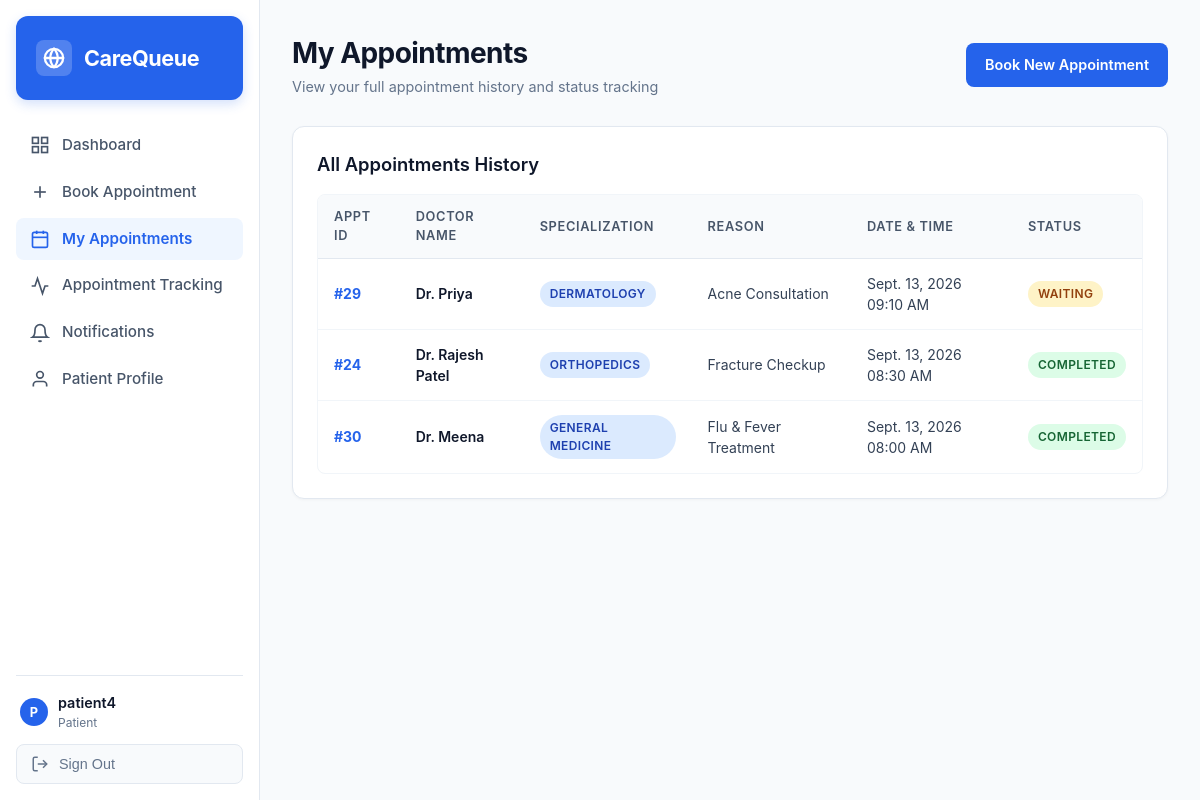
The app's page /patient/appointments/ (signed in), older data.
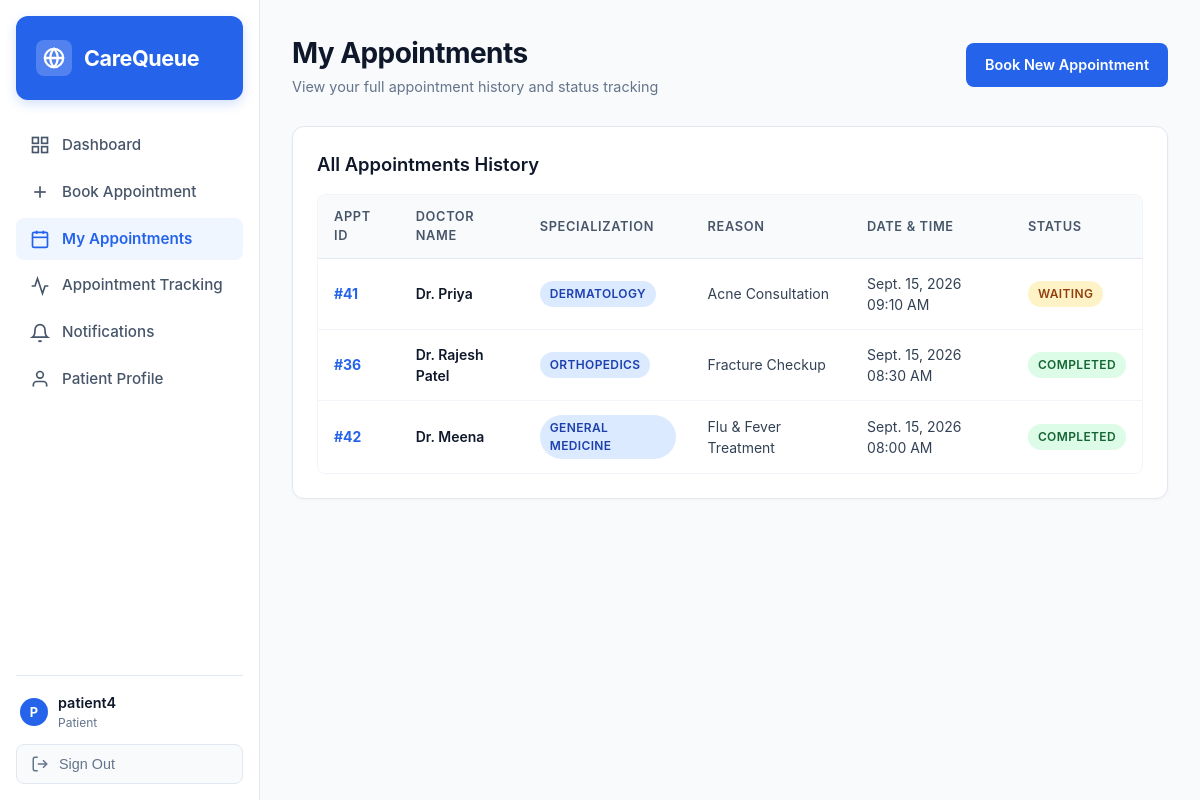
The same page, newer data.
### appointments/models.py (models this page shows, shortened)
class Appointment(models.Model):
    STATUS_CHOICES = [
        ('WAITING', 'Waiting'),
        ('ONGOING', 'Ongoing'),
        ('COMPLETED', 'Completed'),
        ('CANCELLED', 'Cancelled'),
    ]
    PRIORITY_CHOICES = [
        ('NORMAL', 'Normal'),
        ('EMERGENCY', 'Emergency'),
    ]
    patient = models.ForeignKey(User, on_delete=models.CASCADE, related_name='appointments')
    doctor = models.ForeignKey(Doctor, on_delete=models.CASCADE, related_name='doctor_appointments')
    appointment_date = models.DateField()
    appointment_time = models.TimeField()
    reason = models.TextField(blank=True, null=True)
    token_number = models.CharField(max_length=20, blank=True, null=True)
    status = models.CharField(max_length=20, choices=STATUS_CHOICES, default='WAITING')
    priority = models.CharField(max_length=20, choices=PRIORITY_CHOICES, default='NORMAL')
    expected_time = models.TimeField(null=True, blank=True)
    delay_minutes = models.IntegerField(default=0)
    created_at = models.DateTimeField(auto_now_add=True)
    completed_at = models.DateTimeField(null=True, blank=True)
    @property
    def display_id(self):
        return f"#{self.id}"

class Doctor(models.Model):
    user = models.OneToOneField(User, on_delete=models.SET_NULL, null=True, blank=True, related_name='doctor')
    name = models.CharField(max_length=100)
    specialization = models.CharField(max_length=100)
    average_consultation_minutes = models.IntegerField(default=10)
    available = models.BooleanField(default=True)
    available_days = models.CharField(max_length=100, default='Mon - Sat')
    available_times = models.CharField(max_length=100, default='09:00 AM - 05:00 PM')

### appointments/views.py (the view)
    @login_required
    def _wrapped(request, *args, **kwargs):
        if is_receptionist_user(request.user):
            return redirect('receptionist_dashboard')
        return view_func(request, *args, **kwargs)

### templates/patient_appointments.html
{% extends 'base.html' %}
{% block content %}
<div class="header-bar">
    <div class="header-title">
        <h1>My Appointments</h1>
        <p>View your full appointment history and status tracking</p>
    </div>
    <a href="{% url 'patient_book' %}" class="btn btn-primary">Book New Appointment</a>
</div>
<div class="card">
    <h3>All Appointments History</h3>
    <div class="table-container">
        <table class="table">
            <thead>
                <tr>
                    <th>Appt ID</th>
                    <th>Doctor Name</th>
                    <th>Specialization</th>
                    <th>Reason</th>
                    <th>Date & Time</th>
                    <th>Status</th>
                </tr>
            </thead>
            <tbody>
                {% for a in all_appts %}
                <tr>
                    <td style="font-weight: 700; color: #2563eb;">{{ a.display_id }}</td>
                    <td style="font-weight: 600; color: #0f172a;">Dr. {{ a.doctor.name }}</td>
                    <td><span class="badge status-confirmed">{{ a.doctor.specialization }}</span></td>
                    <td>{{ a.reason|default:"General Consultation" }}</td>
                    <td>{{ a.appointment_date }} {{ a.appointment_time|time:"h:i A" }}</td>
                    <td><span class="badge status-{{ a.status|lower }}">{{ a.status }}</span></td>
                </tr>
                {% empty %}
                <tr><td colspan="6" class="text-muted" style="text-align: center; padding: 24px;">No appointments found.</td></tr>
                {% endfor %}
            </tbody>
        </table>
    </div>
</div>
{% endblock %}

### templates/base.html (shortened to what this page needs)
<!DOCTYPE html>
<html lang="en">
<head>
    <link rel="stylesheet" href="/static/css/style.css">
</head>
<body>
    <div class="app-container">
        <aside class="sidebar">
            <div class="brand-card">
                <div class="brand-icon">
                    <svg width="22" height="22" viewBox="0 0 24 24" fill="none" stroke="currentColor" stroke-width="2.5" stroke-linecap="round" stroke-linejoin="round">
                        <circle cx="12" cy="12" r="10"></circle>
                        <path d="M12 2a14.5 14.5 0 0 0 0 20 14.5 14.5 0 0 0 0-20"></path>
                        <path d="M2 12h20"></path>
                    </svg>
                </div>
                <a href="{% url 'home' %}" class="brand-title">CareQueue</a>
            </div>
            <ul class="nav-menu">
                {% if user.is_authenticated %}
                    {% if user.is_staff or user.username == 'receptionist' or user.profile.user_type == 'RECEPTIONIST' %}
                        <li class="nav-item {% if request.resolver_match.url_name == 'receptionist_dashboard' %}active{% endif %}">
                            <a href="{% url 'receptionist_dashboard' %}">
                                <svg viewBox="0 0 24 24" fill="none" stroke="currentColor"><rect x="3" y="3" width="7" height="7"></rect><rect x="14" y="3" width="7" height="7"></rect><rect x="14" y="14" width="7" height="7"></rect><rect x="3" y="14" width="7" height="7"></rect></svg>
                                <span>Dashboard</span>
                            </a>
                        </li>
                        <li class="nav-item {% if request.resolver_match.url_name == 'receptionist_appointments' %}active{% endif %}">
                            <a href="{% url 'receptionist_appointments' %}">
                                <svg viewBox="0 0 24 24" fill="none" stroke="currentColor"><rect x="3" y="4" width="18" height="18" rx="2" ry="2"></rect><line x1="16" y1="2" x2="16" y2="6"></line><line x1="8" y1="2" x2="8" y2="6"></line><line x1="3" y1="10" x2="21" y2="10"></line></svg>
                                <span>Appointments</span>
                            </a>
                        </li>
                        <li class="nav-item {% if request.resolver_match.url_name == 'receptionist_queue' %}active{% endif %}">
                            <a href="{% url 'receptionist_queue' %}">
                                <svg viewBox="0 0 24 24" fill="none" stroke="currentColor"><path d="M10.29 3.86L1.82 18a2 2 0 0 0 1.71 3h16.94a2 2 0 0 0 1.71-3L13.71 3.86a2 2 0 0 0-3.42 0z"></path><line x1="12" y1="9" x2="12" y2="13"></line><line x1="12" y1="17" x2="12.01" y2="17"></line></svg>
                                <span>Live Queue & Emergency</span>
                            </a>
                        </li>
                        <li class="nav-item {% if request.resolver_match.url_name == 'receptionist_delay' %}active{% endif %}">
                            <a href="{% url 'receptionist_delay' %}">
                                <svg viewBox="0 0 24 24" fill="none" stroke="currentColor"><circle cx="12" cy="12" r="10"></circle><polyline points="12 6 12 12 16 14"></polyline></svg>
                                <span>Delay & Notifications</span>
                            </a>
                        </li>
                        <li class="nav-item {% if request.resolver_match.url_name == 'receptionist_management' %}active{% endif %}">
                            <a href="{% url 'receptionist_management' %}">
                                <svg viewBox="0 0 24 24" fill="none" stroke="currentColor"><path d="M17 21v-2a4 4 0 0 0-4-4H5a4 4 0 0 0-4 4v2"></path><circle cx="9" cy="7" r="4"></circle><path d="M23 21v-2a4 4 0 0 0-3-3.87"></path><path d="M16 3.13a4 4 0 0 1 0 7.75"></path></svg>
                                <span>Management / Profile</span>
                            </a>
                        </li>
                    {% else %}
                        <li class="nav-item {% if request.resolver_match.url_name == 'patient_dashboard' %}active{% endif %}">
                            <a href="{% url 'patient_dashboard' %}">
                                <svg viewBox="0 0 24 24" fill="none" stroke="currentColor"><rect x="3" y="3" width="7" height="7"></rect><rect x="14" y="3" width="7" height="7"></rect><rect x="14" y="14" width="7" height="7"></rect><rect x="3" y="14" width="7" height="7"></rect></svg>
                                <span>Dashboard</span>
                            </a>
                        </li>
                        <li class="nav-item {% if request.resolver_match.url_name == 'patient_book' %}active{% endif %}">
                            <a href="{% url 'patient_book' %}">
                                <svg viewBox="0 0 24 24" fill="none" stroke="currentColor"><line x1="12" y1="5" x2="12" y2="19"></line><line x1="5" y1="12" x2="19" y2="12"></line></svg>
                                <span>Book Appointment</span>
                            </a>
                        </li>
                        <li class="nav-item {% if request.resolver_match.url_name == 'patient_appointments' %}active{% endif %}">
                            <a href="{% url 'patient_appointments' %}">
                                <svg viewBox="0 0 24 24" fill="none" stroke="currentColor"><rect x="3" y="4" width="18" height="18" rx="2" ry="2"></rect><line x1="16" y1="2" x2="16" y2="6"></line><line x1="8" y1="2" x2="8" y2="6"></line><line x1="3" y1="10" x2="21" y2="10"></line></svg>
                                <span>My Appointments</span>
                            </a>
                        </li>
                        <li class="nav-item {% if request.resolver_match.url_name == 'patient_tracking' %}active{% endif %}">
                            <a href="{% url 'patient_tracking' %}">
                                <svg viewBox="0 0 24 24" fill="none" stroke="currentColor"><polyline points="22 12 18 12 15 21 9 3 6 12 2 12"></polyline></svg>
                                <span>Appointment Tracking</span>
                            </a>
                        </li>
                        <li class="nav-item {% if request.resolver_match.url_name == 'patient_notifications' %}active{% endif %}">
                            <a href="{% url 'patient_notifications' %}">
                                <svg viewBox="0 0 24 24" fill="none" stroke="currentColor"><path d="M18 8A6 6 0 0 0 6 8c0 7-3 9-3 9h18s-3-2-3-9"></path><path d="M13.73 21a2 2 0 0 1-3.46 0"></path></svg>
                                <span>Notifications</span>
                            </a>
                        </li>
                        <li class="nav-item {% if request.resolver_match.url_name == 'patient_profile' %}active{% endif %}">
                            <a href="{% url 'patient_profile' %}">
                                <svg viewBox="0 0 24 24" fill="none" stroke="currentColor"><path d="M20 21v-2a4 4 0 0 0-4-4H8a4 4 0 0 0-4 4v2"></path><circle cx="12" cy="7" r="4"></circle></svg>
                                <span>Patient Profile</span>
                            </a>
                        </li>
                    {% endif %}
                {% endif %}
            </ul>
            {% if user.is_authenticated %}
            <div class="sidebar-footer">
                <div style="margin-bottom: 12px; display: flex; align-items: center; gap: 10px; padding: 0 4px;">
                    <div class="user-avatar">{{ user.username|first|upper }}</div>
                    <div style="overflow: hidden;">
                        <div style="font-weight: 600; font-size: 0.9rem; color: #0f172a; white-space: nowrap; text-overflow: ellipsis; overflow: hidden;">{{ user.username }}</div>
                        <div style="font-size: 0.75rem; color: #64748b;">
                            {% if user.is_staff or user.username == 'receptionist' or user.profile.user_type == 'RECEPTIONIST' %}Receptionist
                            {% else %}Patient
                            {% endif %}
                        </div>
                    </div>
                </div>
                <form action="{% url 'logout' %}" method="post">
                    <button type="submit" class="signout-btn">
                        <svg width="18" height="18" viewBox="0 0 24 24" fill="none" stroke="currentColor" stroke-width="2"><path d="M9 21H5a2 2 0 0 1-2-2V5a2 2 0 0 1 2-2h4"></path><polyline points="16 17 21 12 16 7"></polyline><line x1="21" y1="12" x2="9" y2="12"></line></svg>
                        <span>Sign Out</span>
                    </button>
                </form>
            </div>
            {% endif %}
        </aside>
        <main class="main-content">
            {% block content %}{% endblock %}
        </main>
    </div>
</body>
</html>

Row changes from the older to the newer data that the page shows:
removed Appointment: display_id "#29", doctor.name "Priya", doctor.specialization "DERMATOLOGY", reason "Acne Consultation", appointment_date "Sept. 13, 2026", appointment_time "09:10 AM", status "WAITING"
removed Appointment: display_id "#24", doctor.name "Rajesh Patel", doctor.specialization "ORTHOPEDICS", reason "Fracture Checkup", appointment_date "Sept. 13, 2026", appointment_time "08:30 AM", status "COMPLETED"
removed Appointment: display_id "#30", doctor.name "Meena", doctor.specialization "GENERAL MEDICINE", reason "Flu & Fever Treatment", appointment_date "Sept. 13, 2026", appointment_time "08:00 AM", status "COMPLETED"
added Appointment: display_id "#41", doctor.name "Priya", doctor.specialization "DERMATOLOGY", reason "Acne Consultation", appointment_date "Sept. 15, 2026", appointment_time "09:10 AM", status "WAITING"
added Appointment: display_id "#36", doctor.name "Rajesh Patel", doctor.specialization "ORTHOPEDICS", reason "Fracture Checkup", appointment_date "Sept. 15, 2026", appointment_time "08:30 AM", status "COMPLETED"
added Appointment: display_id "#42", doctor.name "Meena", doctor.specialization "GENERAL MEDICINE", reason "Flu & Fever Treatment", appointment_date "Sept. 15, 2026", appointment_time "08:00 AM", status "COMPLETED"
